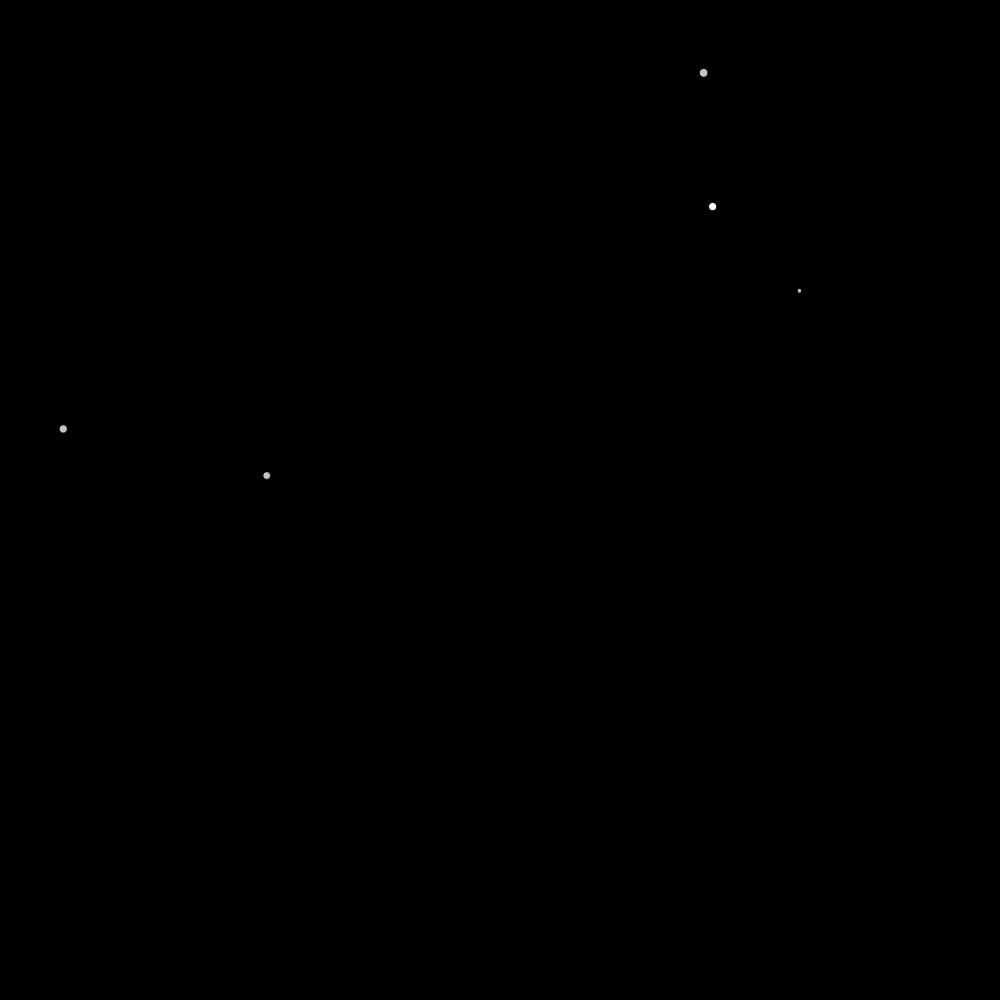
Frame 1 (no input)
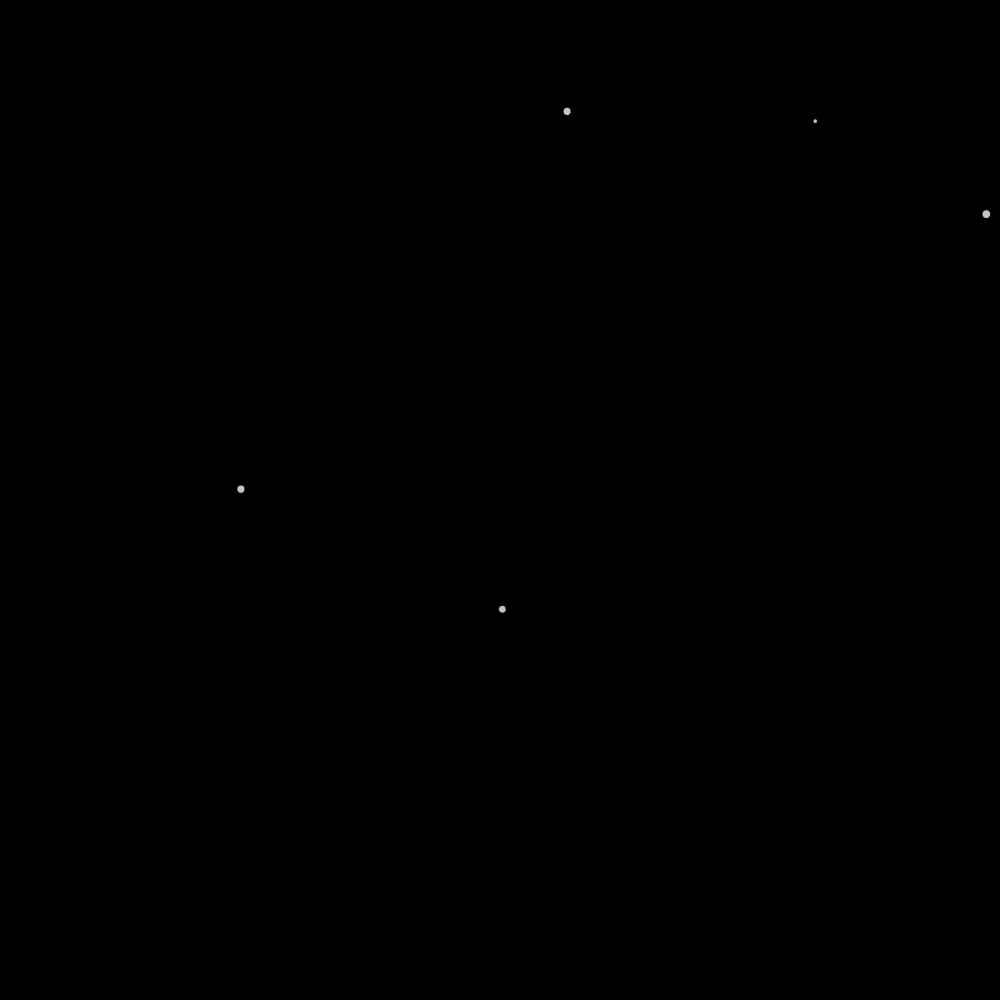
Frame 60 (no input)
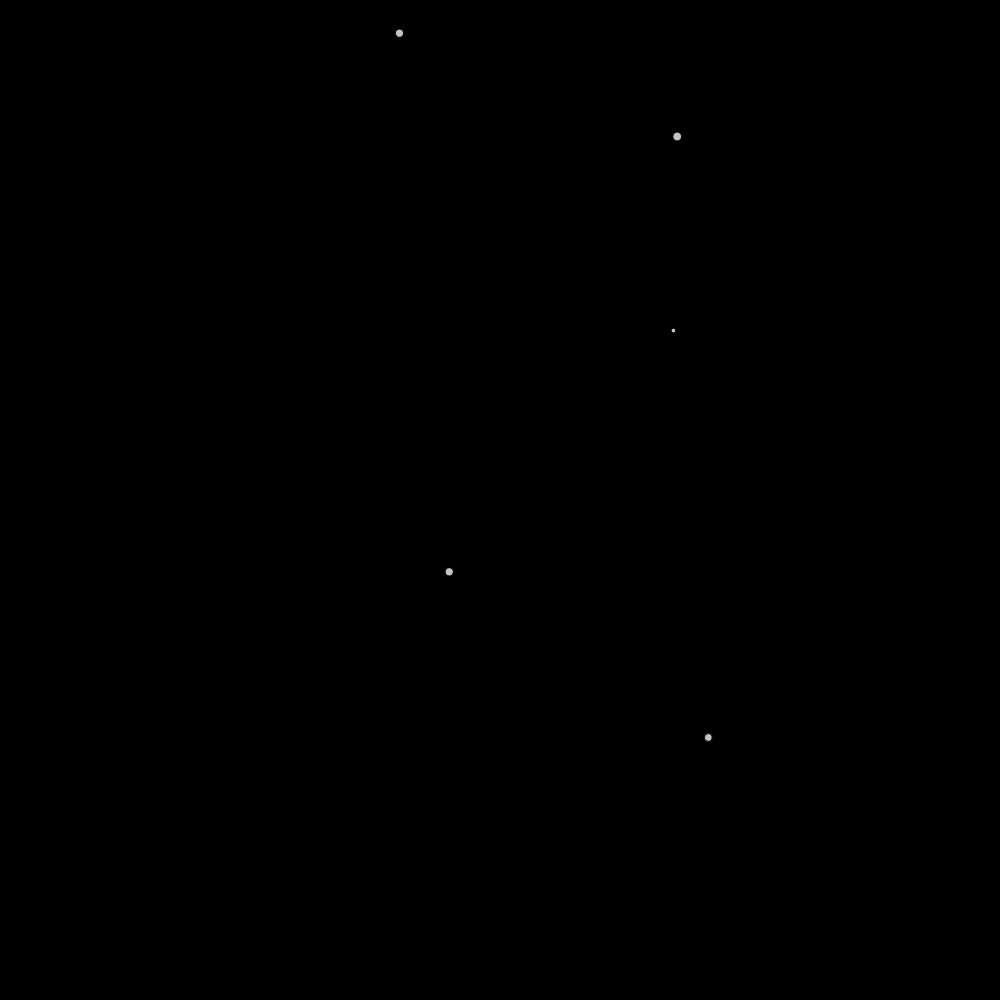
Frame 120 (the mouse pressed at the canvas centre since frame 60)

The p5.js sketch that drew these frames (run headless with seeded random() and noise() and a simulated clock; from frame 60 on, the mouse is pressed at the canvas centre):

// p5.js sketch
// ── sketch.js
var balls = [];

function setup() {
  background(0);

  
  createCanvas (1000,1000);
  //translate(-250, -250);
  for (var i = 0; i < 5; i++) {
    balls[i] = new ball();
  }
  grav=createVector(0,0);
  Fgrav=createVector(0,0);

  wind=createVector(0.6,0.1);

  drag=createVector(0,0)

  ran=createVector(0,0)

  for(var i = 0; i<balls.length;i++){

    ran.set(random(40),random(40))
    balls[i].aplyForce(ran)
  }
    background(0);

  
}

function draw() {
  background(0);
  for (var j = 0; j < balls.length ; j++){
    //grav
    Fgrav.set(grav.x,grav.y);
    balls[j].aplyForce(Fgrav.mult(balls[j].m));

    //wind
    /*if (mouseIsPressed){
      balls[j].aplyForce(wind)
    }*/

    //drag
    /*var c=-0.1
    drag.set(balls[j].speed.x,balls[j].speed.y)
    drag.normalize().mult(drag.magSq()*c)
    balls[j].aplyForce(drag)*/
    

    force = createVector(0,0)
    for (var k = 0; k < balls.length; k++){
      force.set(0,0)
      force = balls[k].attract(balls[j])
      balls[j].aplyForce(force)
    }

    
    
    


    balls[j].move();
    balls[j].draw();
    
    
  }
  }
  
  

// ── Dots.js
function ball() {
  this.pos=createVector(random(width),random(height))
  //this.x = random(width);
  //this.y = random(height);
  this.speed=createVector(0,0)
  //this.xspeed=0;
  //this.yspeed=0;
  this.acc=createVector(0,0)
  //this.xgravity;
  //this.ygravity;
  
  this.m=random(3,10);
  if(random(1)<0.5){this.m=this.m*-1}
  this.f=createVector(0,0)
  
  this.draw = function(){
    ellipse(this.pos.x, this.pos.y, this.m,this.m);
    fill(250,200)
    
  }
  
  this.move = function(){
    
    
    this.speed.add(this.acc)
    this.pos.add(this.speed)
    this.acc.set(0,0)

    if (this.pos.x < 0||width < this.pos.x){
      this.speed.x= -1*this.speed.x
      this.pos.add(this.speed);
    }
    if (this.pos.y < 0||height < this.pos.y){
      this.speed.y= -1*this.speed.y
      this.pos.add(this.speed);
    }


  }
  this.aplyForce = function(force){
    this.f.set(0,0)
    this.f.set(force.x,force.y)
    this.f.div(this.m)
    this.acc.add(this.f)
    
  }
  this.attract = function(atracted){
    var G = 100

    force=createVector(0,0)
    force.set(this.pos.x,this.pos.y)
    force.sub(atracted.pos)
    d = force.mag()


    force.normalize()
    force.mult(this.m*atracted.m*G/(d*d))
    return (force)

    

  }
  
   
}
